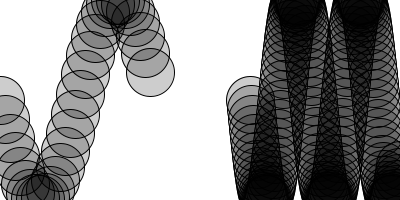
Frame 1 (no input)
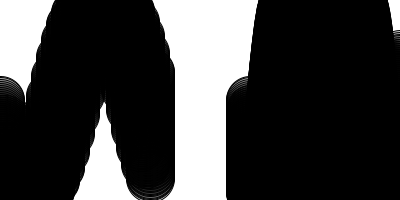
Frame 60 (the mouse pressed at the canvas centre just before this capture)
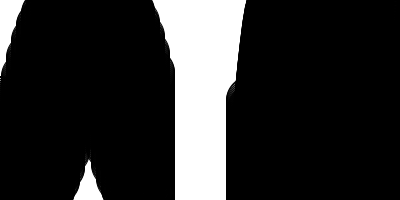
Frame 120 (the mouse held since frame 60 and released just before this capture)

The Processing sketch that drew these frames (run headless with seeded random() and noise(); from frame 60 on, the mouse is pressed at the canvas centre):

// Processing sketch: exo_3_10_Wave_Object
// ── exo_3_10_Wave_Object.pde
float startAngle = 0;
float angleVel = 0.25;
Wave leftWave;
Wave rightWave;
 
void setup(){
 size(400,200);
 background(255); 
 leftWave = new Wave(5, 0.2, 0, width/2 - 50);
 rightWave = new Wave(1, 0.1, width/2+50, width);
}
 
void draw(){
 leftWave.display();
 rightWave.display();
}
// ── Wave.pde
class Wave {
  float startAngle;
  float angleVel;
  int spaceBetween;
  int startWave;
  int waveLength;
  
  Wave(int _spaceBetween, float _angleVel, int _startWave, int _waveLength){
    startAngle = 0;
    spaceBetween = _spaceBetween;
    angleVel = _angleVel;
    startWave = _startWave;
    waveLength = _waveLength;
  }
  
  void display(){
    float angle = startAngle;
    for(int x = startWave; x <= waveLength; x += spaceBetween){
      float y = map(sin(angle), -1, 1, 0, height);
      stroke(0);
      fill(0, 50);
      ellipse(x,y,48,48);
      angle+=angleVel;
    }
    startAngle+=0.02;
  }
}
